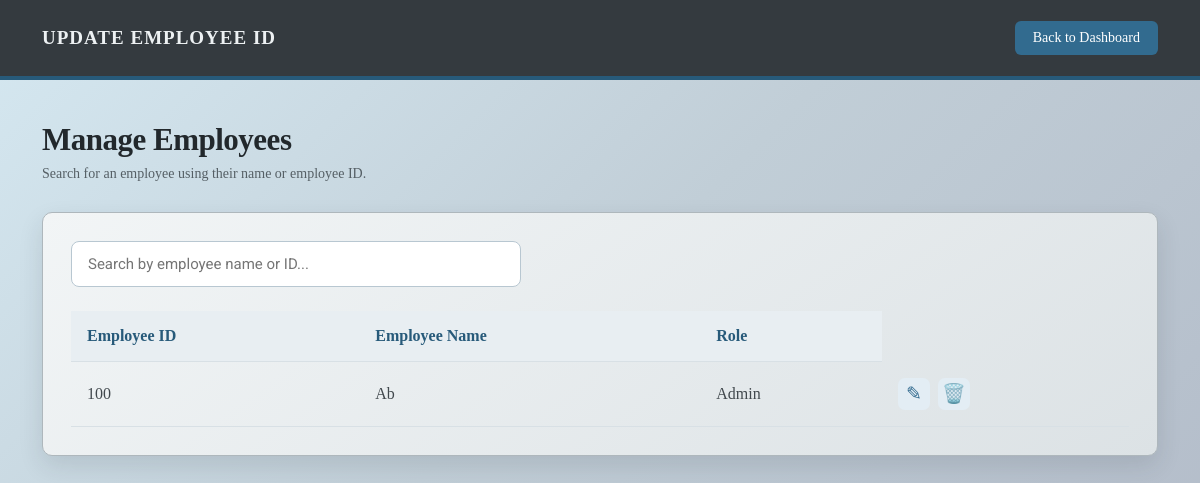
The page /manage-users (signed in) on the database as committed earlier.
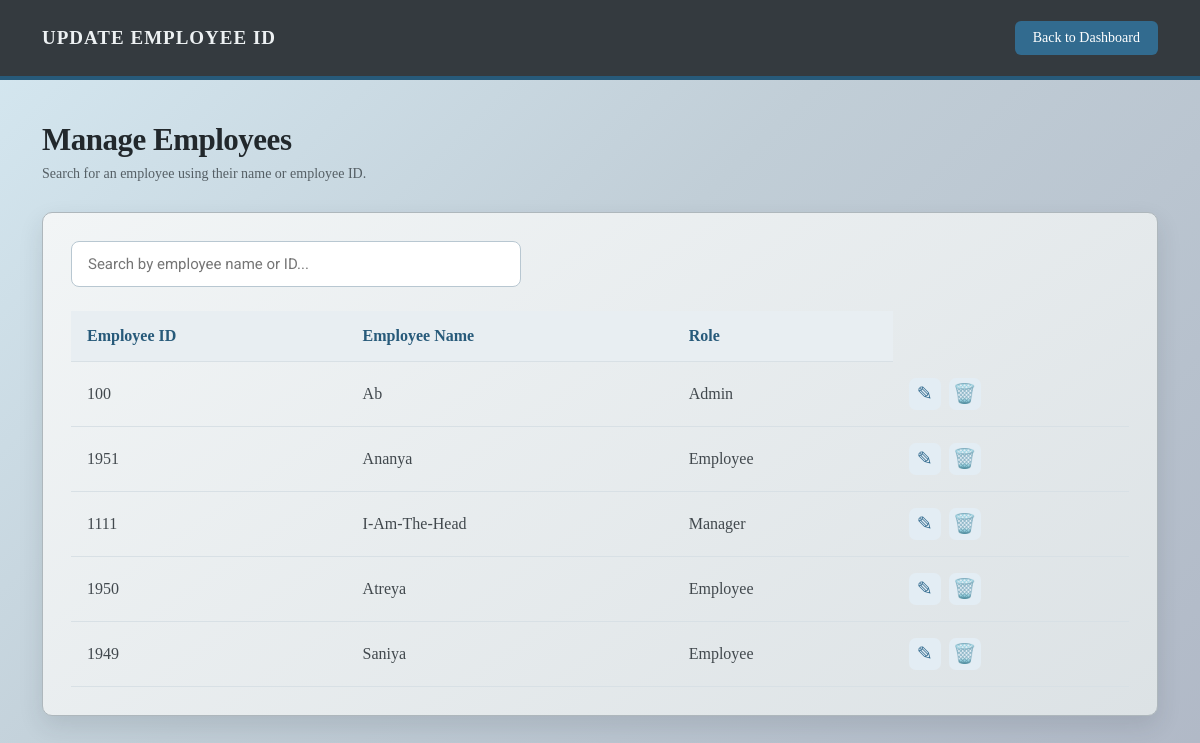
The same page on the database as committed later.
### tables this page shows
CREATE TABLE admin_log(
    srno INTEGER PRIMARY KEY AUTOINCREMENT,
    Employee_Name VARCHAR(100),
    Username INTEGER NOT NULL UNIQUE,
    Password TEXT NOT NULL,
    Role TEXT NOT NULL);

### app.py (the view)
@app.route("/manage-users")
@role_required("admin")
def manage_users():
    users = prac.view_user()
    return render_template("updateuser.html", users=users)

### app.py (called while the page is built)
def role_required(required_role):
    def decorator(function):
        @wraps(function)
        def wrapper(*args, **kwargs):
            if "username" not in session:
                flash("Please log in first.")
                return redirect(url_for("login"))
            if session.get("role") != required_role:
                flash("You do not have permission.")
                return redirect(url_for("login"))
            return function(*args, **kwargs)
        return wrapper
    return decorator

### prac.py (called while the page is built)
def connection_db():
    connection = sqlite3.connect("maintenance.db")
    return connection

def view_user():
    connection = connection_db()
    cursor = connection.cursor()
    cursor.execute("""SELECT srno, Employee_Name, Username, Role FROM admin_log""")
    logs = cursor.fetchall()
    connection.close()
    return logs

### templates/updateuser.html (shortened to what this page needs)
<!DOCTYPE html>
<html lang="en">
<head>
    <link rel="stylesheet"
          href="{{ url_for('static', filename='dashboard.css') }}">
</head>
<body class="dashboard admin-page update-user-page">
<header class="topbar">
    <h1>Update Employee ID</h1>
    <div class="topbar-right">
        <a href="{{ url_for('admin') }}" class="logout-btn">
            Back to Dashboard
        </a>
    </div>
</header>
<main class="dashboard-content">
    <section class="welcome-section">
        <h2>Manage Employees</h2>
        <p>Search for an employee using their name or employee ID.</p>
    </section>
    <section class="content-card">
        <div class="search-container">
            <input
                type="text"
                id="employeeSearch"
                placeholder="Search by employee name or ID..."
            >
        </div>
        <div class="table-container">
            <table class="employee-table">
                <thead>
                    <tr>
                        <th>Employee ID</th>
                        <th>Employee Name</th>
                        <th>Role</th>
                    </tr>
                </thead>
                <tbody id="employeeTableBody">
                    {% for user in users %}
                    <tr>
                        <td>{{ user[2] }}</td>
                        <td>{{ user[1] }}</td>
                        <td>{{ user[3]|title }}</td>
                        <td>
                            <div class="employee-icon-actions">
                                <button
                                    type="button"
                                    class="icon-btn edit-icon"
                                    title="Edit employee"
                                    data-id="{{ user[2] }}"
                                    data-name="{{ user[1] }}"
                                    data-role="{{ user[3] }}"
                                >
                                    ✎
                                </button>
                                <button
                                    type="button"
                                    class="icon-btn delete-icon"
                                    title="Delete employee"
                                    data-id="{{ user[2] }}"
                                    data-name="{{ user[1] }}"
                                >
                                    🗑️
                                </button>
                            </div>
                        </td>
                    </tr>
                    {% else %}
                    <tr>
                        <td colspan="4">No employees registered yet.</td>
                    </tr>
                    {% endfor %}
                </tbody>
            </table>
        </div>
    </section>
</main>
</body>
</html>

### static/dashboard.css (style rules this page uses)
* { margin: 0; padding: 0; box-sizing: border-box; }
html, body { width: 100%; min-height: 100%; }
body { margin: 0; }
.dashboard { min-height: 100vh; background: linear-gradient( 135deg, #d5e8f1 0%, #c1ced7 45%, #b0b8c6 100% ); color: #1f2933; overflow-x: hidden; }
.topbar { width: 100%; height: 80px; display: flex; align-items: center; justify-content: space-between; padding: 0 42px; background: linear-gradient( 135deg, #343a3f, #343a3f ); border-bottom: 4px solid #397fa5; color: #edf1f3; box-shadow: none; }
.topbar h1 { margin: 0; padding: 0; border: none; text-decoration: none; font-size: 19px; font-weight: 800; letter-spacing: 1px; text-transform: uppercase; }
.topbar-right { display: flex; align-items: center; justify-content: flex-end; gap: 5px; background: transparent; border: none; box-shadow: none; padding: 0; }
.logout-btn { display: inline-block; text-decoration: none; background-color: #326b8f; color: white; padding: 9px 18px; border-radius: 6px; font-size: 14px; transition: 0.3s; }
.dashboard-content { max-width: 1400px; margin: 0 auto; padding: 42px; }
.welcome-section { margin-bottom: 30px; }
.welcome-section h2 { margin-bottom: 8px; font-size: 31px; font-weight: 800; letter-spacing: -0.5px; color: #22282c; }
.welcome-section p { color: #555f65; font-size: 14px; }
.content-card { padding: 28px; margin-bottom: 25px; background: linear-gradient( 145deg, #f2f5f6, #dce2e5 ); border: 1px solid #aeb7bc; border-radius: 10px; box-shadow: 0 10px 25px rgba(31, 41, 51, 0.12); }
.admin-page .topbar { border-bottom-color: #275a7a; }
.update-user-page .content-card { margin-top: 25px; padding: 28px; overflow-x: auto; }
.update-user-page .search-container { margin-bottom: 24px; }
.update-user-page .search-container input { width: 100%; max-width: 450px; padding: 13px 16px; border: 1px solid #b8c7d1; border-radius: 8px; font-family: 'Roboto', sans-serif; font-size: 15px; outline: none; }
.update-user-page .employee-table { width: 100%; border-collapse: collapse; min-width: 600px; }
.update-user-page .employee-table th, .update-user-page .employee-table td { padding: 16px; text-align: left; border-bottom: 1px solid #d8e0e5; }
.update-user-page .employee-table th { background: #e8eef2; color: #275a7a; font-weight: 600; }
.update-user-page .employee-table td { color: #41484d; }
.update-user-page .employee-icon-actions { display: flex; align-items: center; gap: 8px; }
.update-user-page .icon-btn { width: 32px; height: 32px; display: inline-flex; align-items: center; justify-content: center; border: none; border-radius: 7px; cursor: pointer; font-size: 19px; transition: background 0.2s, transform 0.2s; }
.update-user-page .edit-icon { background: #e3edf4; color: #326b8f; }
.update-user-page .delete-icon { background: #e3edf4; color: #b6caf0; }

Rows that differ between the two databases and show on the page:
added admin_log: Username "1951", Employee_Name "Ananya", Role "Employee"
added admin_log: Username "1111", Employee_Name "I-Am-The-Head", Role "Manager"
added admin_log: Username "1950", Employee_Name "Atreya", Role "Employee"
added admin_log: Username "1949", Employee_Name "Saniya", Role "Employee"
